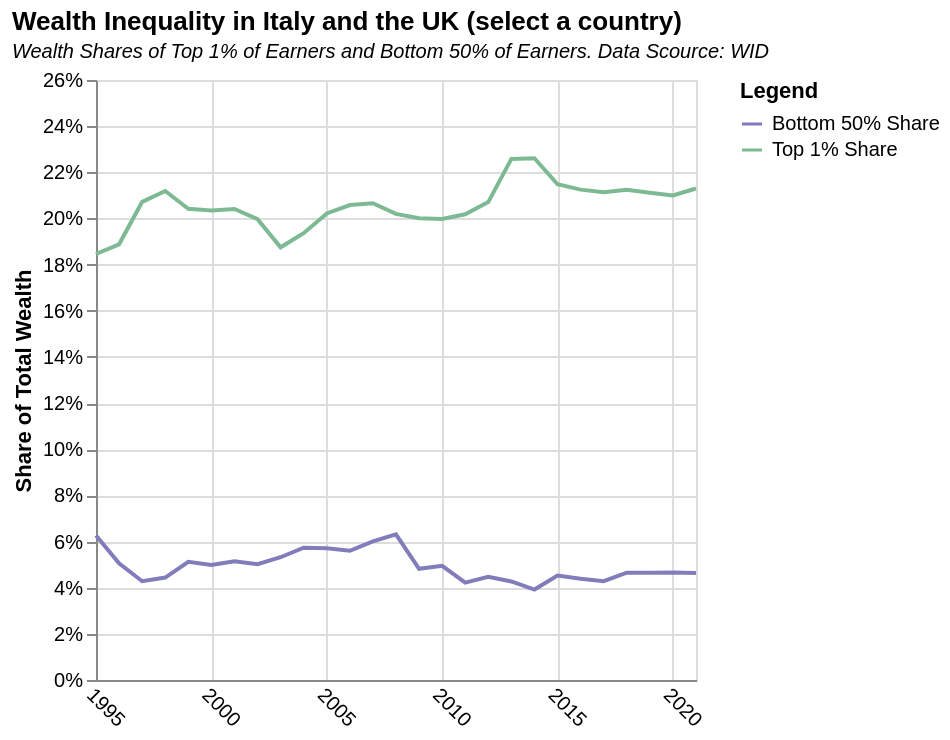

Write the Vega-Lite specification saved for this chart.
### Vega-Lite specification from a JSON file in a GitHub repository (floating-point values rounded to 4 significant figures)
{"$schema": "https://vega.github.io/schema/vega-lite/v5.json", "description": "Stock prices of 5 Tech Companies over Time.", "title": {"text": "Wealth Inequality in Italy and the UK (select a country)", "subtitle": "Wealth Shares of Top 1% of Earners and Bottom 50% of Earners. Data Scource: WID", "subtitleFontStyle": "italic", "subtitleFontSize": 10, "anchor": "start", "color": "black"}, "data": {"values": [{"Country": "Italy", "Percentile": "p0p50", "Year": "1995", "Value": 0.1022}, {"Country": "Italy", "Percentile": "p0p50", "Year": "1996", "Value": 0.0994}, {"Country": "Italy", "Percentile": "p0p50", "Year": "1997", "Value": 0.0967}, {"Country": "Italy", "Percentile": "p0p50", "Year": "1998", "Value": 0.0939}, {"Country": "Italy", "Percentile": "p0p50", "Year": "1999", "Value": 0.0903}, {"Country": "Italy", "Percentile": "p0p50", "Year": "2000", "Value": 0.0862}, {"Country": "Italy", "Percentile": "p0p50", "Year": "2001", "Value": 0.0748}, {"Country": "Italy", "Percentile": "p0p50", "Year": "2002", "Value": 0.0629}, {"Country": "Italy", "Percentile": "p0p50", "Year": "2003", "Value": 0.0667}, {"Country": "Italy", "Percentile": "p0p50", "Year": "2004", "Value": 0.0703}, {"Country": "Italy", "Percentile": "p0p50", "Year": "2005", "Value": 0.0642}, {"Country": "Italy", "Percentile": "p0p50", "Year": "2006", "Value": 0.0575}, {"Country": "Italy", "Percentile": "p0p50", "Year": "2007", "Value": 0.0514}, {"Country": "Italy", "Percentile": "p0p50", "Year": "2008", "Value": 0.0451}, {"Country": "Italy", "Percentile": "p0p50", "Year": "2009", "Value": 0.0377}, {"Country": "Italy", "Percentile": "p0p50", "Year": "2010", "Value": 0.0296}, {"Country": "Italy", "Percentile": "p0p50", "Year": "2011", "Value": 0.0233}, {"Country": "Italy", "Percentile": "p0p50", "Year": "2012", "Value": 0.0164}, {"Country": "Italy", "Percentile": "p0p50", "Year": "2013", "Value": 0.021}, {"Country": "Italy", "Percentile": "p0p50", "Year": "2014", "Value": 0.0247}, {"Country": "Italy", "Percentile": "p0p50", "Year": "2015", "Value": 0.0256}, {"Country": "Italy", "Percentile": "p0p50", "Year": "2016", "Value": 0.0254}, {"Country": "Italy", "Percentile": "p0p50", "Year": "2017", "Value": 0.0253}, {"Country": "Italy", "Percentile": "p0p50", "Year": "2018", "Value": 0.0253}, {"Country": "Italy", "Percentile": "p0p50", "Year": "2019", "Value": 0.0253}, {"Country": "Italy", "Percentile": "p0p50", "Year": "2020", "Value": 0.0253}, {"Country": "Italy", "Percentile": "p0p50", "Year": "2021", "Value": 0.0253}, {"Country": "Italy", "Percentile": "p99p100", "Year": "1995", "Value": 0.1637}, {"Country": "Italy", "Percentile": "p99p100", "Year": "1996", "Value": 0.1657}, {"Country": "Italy", "Percentile": "p99p100", "Year": "1997", "Value": 0.1677}, {"Country": "Italy", "Percentile": "p99p100", "Year": "1998", "Value": 0.1708}, {"Country": "Italy", "Percentile": "p99p100", "Year": "1999", "Value": 0.1763}, {"Country": "Italy", "Percentile": "p99p100", "Year": "2000", "Value": 0.1854}, {"Country": "Italy", "Percentile": "p99p100", "Year": "2001", "Value": 0.201}, {"Country": "Italy", "Percentile": "p99p100", "Year": "2002", "Value": 0.2134}, {"Country": "Italy", "Percentile": "p99p100", "Year": "2003", "Value": 0.2089}, {"Country": "Italy", "Percentile": "p99p100", "Year": "2004", "Value": 0.2069}, {"Country": "Italy", "Percentile": "p99p100", "Year": "2005", "Value": 0.2123}, {"Country": "Italy", "Percentile": "p99p100", "Year": "2006", "Value": 0.2183}, {"Country": "Italy", "Percentile": "p99p100", "Year": "2007", "Value": 0.2109}, {"Country": "Italy", "Percentile": "p99p100", "Year": "2008", "Value": 0.2061}, {"Country": "Italy", "Percentile": "p99p100", "Year": "2009", "Value": 0.2076}, {"Country": "Italy", "Percentile": "p99p100", "Year": "2010", "Value": 0.2197}, {"Country": "Italy", "Percentile": "p99p100", "Year": "2011", "Value": 0.2212}, {"Country": "Italy", "Percentile": "p99p100", "Year": "2012", "Value": 0.2355}, {"Country": "Italy", "Percentile": "p99p100", "Year": "2013", "Value": 0.234}, {"Country": "Italy", "Percentile": "p99p100", "Year": "2014", "Value": 0.2551}, {"Country": "Italy", "Percentile": "p99p100", "Year": "2015", "Value": 0.2247}, {"Country": "Italy", "Percentile": "p99p100", "Year": "2016", "Value": 0.22}, {"Country": "Italy", "Percentile": "p99p100", "Year": "2017", "Value": 0.2211}, {"Country": "Italy", "Percentile": "p99p100", "Year": "2018", "Value": 0.221}, {"Country": "Italy", "Percentile": "p99p100", "Year": "2019", "Value": 0.2209}, {"Country": "Italy", "Percentile": "p99p100", "Year": "2020", "Value": 0.2209}, {"Country": "Italy", "Percentile": "p99p100", "Year": "2021", "Value": 0.2209}, {"Country": "United Kingdom", "Percentile": "p0p50", "Year": "1995", "Value": 0.0626}, {"Country": "United Kingdom", "Percentile": "p0p50", "Year": "1996", "Value": 0.0506}, {"Country": "United Kingdom", "Percentile": "p0p50", "Year": "1997", "Value": 0.0428}, {"Country": "United Kingdom", "Percentile": "p0p50", "Year": "1998", "Value": 0.0444}, {"Country": "United Kingdom", "Percentile": "p0p50", "Year": "1999", "Value": 0.0512}, {"Country": "United Kingdom", "Percentile": "p0p50", "Year": "2000", "Value": 0.0498}, {"Country": "United Kingdom", "Percentile": "p0p50", "Year": "2001", "Value": 0.0515}, {"Country": "United Kingdom", "Percentile": "p0p50", "Year": "2002", "Value": 0.0502}, {"Country": "United Kingdom", "Percentile": "p0p50", "Year": "2003", "Value": 0.0532}, {"Country": "United Kingdom", "Percentile": "p0p50", "Year": "2004", "Value": 0.0573}, {"Country": "United Kingdom", "Percentile": "p0p50", "Year": "2005", "Value": 0.0571}, {"Country": "United Kingdom", "Percentile": "p0p50", "Year": "2006", "Value": 0.056}, {"Country": "United Kingdom", "Percentile": "p0p50", "Year": "2007", "Value": 0.0601}, {"Country": "United Kingdom", "Percentile": "p0p50", "Year": "2008", "Value": 0.0631}, {"Country": "United Kingdom", "Percentile": "p0p50", "Year": "2009", "Value": 0.0482}, {"Country": "United Kingdom", "Percentile": "p0p50", "Year": "2010", "Value": 0.0495}, {"Country": "United Kingdom", "Percentile": "p0p50", "Year": "2011", "Value": 0.0422}, {"Country": "United Kingdom", "Percentile": "p0p50", "Year": "2012", "Value": 0.0447}, {"Country": "United Kingdom", "Percentile": "p0p50", "Year": "2013", "Value": 0.0427}, {"Country": "United Kingdom", "Percentile": "p0p50", "Year": "2014", "Value": 0.0392}, {"Country": "United Kingdom", "Percentile": "p0p50", "Year": "2015", "Value": 0.0453}, {"Country": "United Kingdom", "Percentile": "p0p50", "Year": "2016", "Value": 0.0439}, {"Country": "United Kingdom", "Percentile": "p0p50", "Year": "2017", "Value": 0.0428}, {"Country": "United Kingdom", "Percentile": "p0p50", "Year": "2018", "Value": 0.0465}, {"Country": "United Kingdom", "Percentile": "p0p50", "Year": "2019", "Value": 0.0465}, {"Country": "United Kingdom", "Percentile": "p0p50", "Year": "2020", "Value": 0.0466}, {"Country": "United Kingdom", "Percentile": "p0p50", "Year": "2021", "Value": 0.0464}, {"Country": "United Kingdom", "Percentile": "p99p100", "Year": "1995", "Value": 0.1846}, {"Country": "United Kingdom", "Percentile": "p99p100", "Year": "1996", "Value": 0.1888}, {"Country": "United Kingdom", "Percentile": "p99p100", "Year": "1997", "Value": 0.2072}, {"Country": "United Kingdom", "Percentile": "p99p100", "Year": "1998", "Value": 0.2119}, {"Country": "United Kingdom", "Percentile": "p99p100", "Year": "1999", "Value": 0.2042}, {"Country": "United Kingdom", "Percentile": "p99p100", "Year": "2000", "Value": 0.2034}, {"Country": "United Kingdom", "Percentile": "p99p100", "Year": "2001", "Value": 0.2041}, {"Country": "United Kingdom", "Percentile": "p99p100", "Year": "2002", "Value": 0.1997}, {"Country": "United Kingdom", "Percentile": "p99p100", "Year": "2003", "Value": 0.1875}, {"Country": "United Kingdom", "Percentile": "p99p100", "Year": "2004", "Value": 0.1936}, {"Country": "United Kingdom", "Percentile": "p99p100", "Year": "2005", "Value": 0.2022}, {"Country": "United Kingdom", "Percentile": "p99p100", "Year": "2006", "Value": 0.2058}, {"Country": "United Kingdom", "Percentile": "p99p100", "Year": "2007", "Value": 0.2066}, {"Country": "United Kingdom", "Percentile": "p99p100", "Year": "2008", "Value": 0.202}, {"Country": "United Kingdom", "Percentile": "p99p100", "Year": "2009", "Value": 0.2001}, {"Country": "United Kingdom", "Percentile": "p99p100", "Year": "2010", "Value": 0.1998}, {"Country": "United Kingdom", "Percentile": "p99p100", "Year": "2011", "Value": 0.2018}, {"Country": "United Kingdom", "Percentile": "p99p100", "Year": "2012", "Value": 0.2071}, {"Country": "United Kingdom", "Percentile": "p99p100", "Year": "2013", "Value": 0.2258}, {"Country": "United Kingdom", "Percentile": "p99p100", "Year": "2014", "Value": 0.2261}, {"Country": "United Kingdom", "Percentile": "p99p100", "Year": "2015", "Value": 0.2148}, {"Country": "United Kingdom", "Percentile": "p99p100", "Year": "2016", "Value": 0.2125}, {"Country": "United Kingdom", "Percentile": "p99p100", "Year": "2017", "Value": 0.2114}, {"Country": "United Kingdom", "Percentile": "p99p100", "Year": "2018", "Value": 0.2124}, {"Country": "United Kingdom", "Percentile": "p99p100", "Year": "2019", "Value": 0.2111}, {"Country": "United Kingdom", "Percentile": "p99p100", "Year": "2020", "Value": 0.21}, {"Country": "United Kingdom", "Percentile": "p99p100", "Year": "2021", "Value": 0.213}]}, "height": 300, "width": 300, "mark": {"type": "line"}, "selection": {"Country": {"type": "single", "fields": ["Country"], "init": {"Country": "United Kingdom"}, "bind": {"input": "select", "options": ["Italy", "United Kingdom"], "name": "Pick a country"}}}, "transform": [{"filter": {"selection": "Country"}}], "encoding": {"x": {"field": "Year", "type": "temporal", "axis": {"title": null, "labelAngle": 45, "ticks": false}}, "y": {"field": "Value", "type": "quantitative", "axis": {"format": "%", "title": "Share of Total Wealth", "tickCount": 10}, "scale": {"domain": [0, 0.26]}}, "color": {"field": "Percentile", "type": "nominal", "scale": {"range": ["#807dba", "#7dba94"]}, "legend": {"labelExpr": "{'p99p100':'Top 1% Share', 'p0p50': 'Bottom 50% Share'}[datum.label]", "title": "Legend"}}}}
